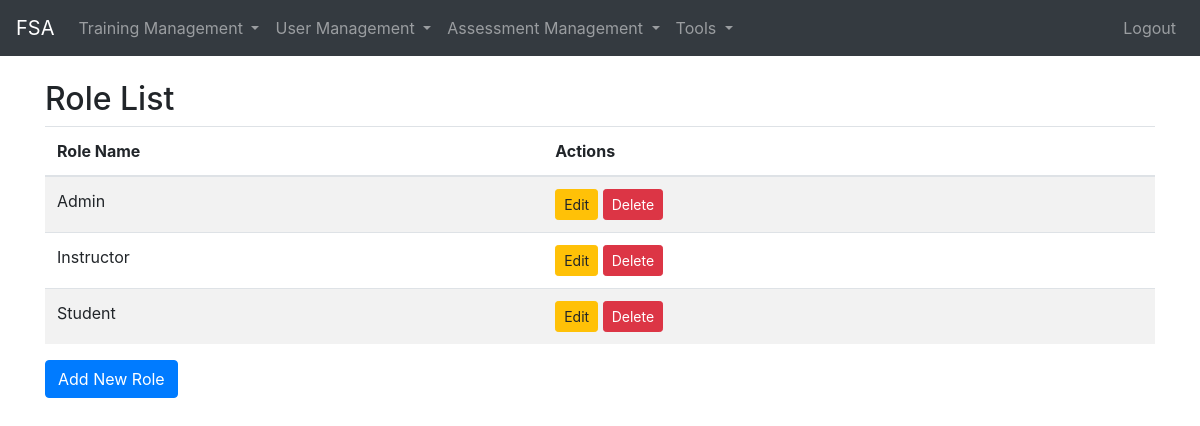
/role/roles/ (signed in), run on the app's committed database.
### module_group/models.py (models this page shows, shortened)
class ModuleGroup(models.Model):
    group_name = models.CharField(max_length=255)

### role/models.py (models this page shows, shortened)
class Role(models.Model):
    role_name = models.CharField(max_length=255)

### role/views.py (the view)
# urls.py: path('roles/', views.role_list, name='role_list'),
@login_required
@user_passes_test(block_student)
def role_list(request):
    roles = Role.objects.all()
    module_groups = ModuleGroup.objects.all()
    modules = Module.objects.all()
    context = {
        'roles': roles,
        'module_groups': module_groups,
        'modules': modules,
    }
    return render(request, 'role_list.html', context)

### main/utils/block.py (called while the page is built)
def block_student(user):
    return user.role.role_name != 'Student'

### role/templates/role_list.html (shortened to what this page needs)
{% extends 'base.html' %}
{% block content %}
<div class="container mt-4">
    <h2>Role List</h2>
    <table class="table table-striped">
        <thead>
            <tr>
                <th>Role Name</th>
                <th>Actions</th>
            </tr>
        </thead>
        <tbody>
            {% for role in roles %}
            <tr>
                <td>{{ role.role_name }}</td>
                <td>
                    <a href="{% url 'role:role_edit' role.pk %}" class="btn btn-warning btn-sm">Edit</a>
                    <a href="{% url 'role:role_delete' role.pk %}" class="btn btn-danger btn-sm">Delete</a>
                </td>
            </tr>
            {% endfor %}
        </tbody>
    </table>
    <a href="{% url 'role:role_add' %}" class="btn btn-primary">Add New Role</a>
</div>
{% endblock %}

### templates/base.html (shortened to what this page needs)
<!DOCTYPE html>
<html lang="en">
    <head>
        {% load static %}
        <link rel="stylesheet" href="https://cdn.jsdelivr.net/npm/bootstrap@4.6.2/dist/css/bootstrap.min.css">
        <link rel="stylesheet" href="https://cdnjs.cloudflare.com/ajax/libs/font-awesome/6.6.0/css/all.min.css">
    </head>
<body>
    <nav class="navbar navbar-expand-lg navbar-dark bg-dark">
        <a class="navbar-brand" href="{% url 'main:home' %}">FSA</a>
        <div class="collapse navbar-collapse">
            <ul class="navbar-nav mr-auto">
                {% for group in module_groups %}
                    <li class="nav-item dropdown">
                        <a class="nav-link dropdown-toggle" href="#" id="{{ group.id }}" role="button" data-toggle="dropdown" aria-haspopup="true" aria-expanded="false">
                            {{ group.group_name }}
                        </a>
                    </li>
                {% endfor %}
            </ul>
            <ul class="navbar-nav ml-auto">
                {% if user.is_authenticated %}
                    <li class="nav-item">
                        <a class="nav-link" href="{% url 'main:logout' %}">Logout</a>
                    </li>
                {% else %}
                    <li class="nav-item">
                        <a class="nav-link" href="{% url 'main:login' %}">Login</a>
                    </li>
                {% endif %}
            </ul>
        </div>
    </nav>
    <div class="container-fluid mt-4">
        {% block content %}
        {% endblock %}
    </div>
</body>
</html>

### data on the page
ModuleGroup: group_name "Training Management"
ModuleGroup: group_name "User Management"
ModuleGroup: group_name "Assessment Management"
ModuleGroup: group_name "Tools"
Role: role_name "Admin"
Role: role_name "Instructor"
Role: role_name "Student"
